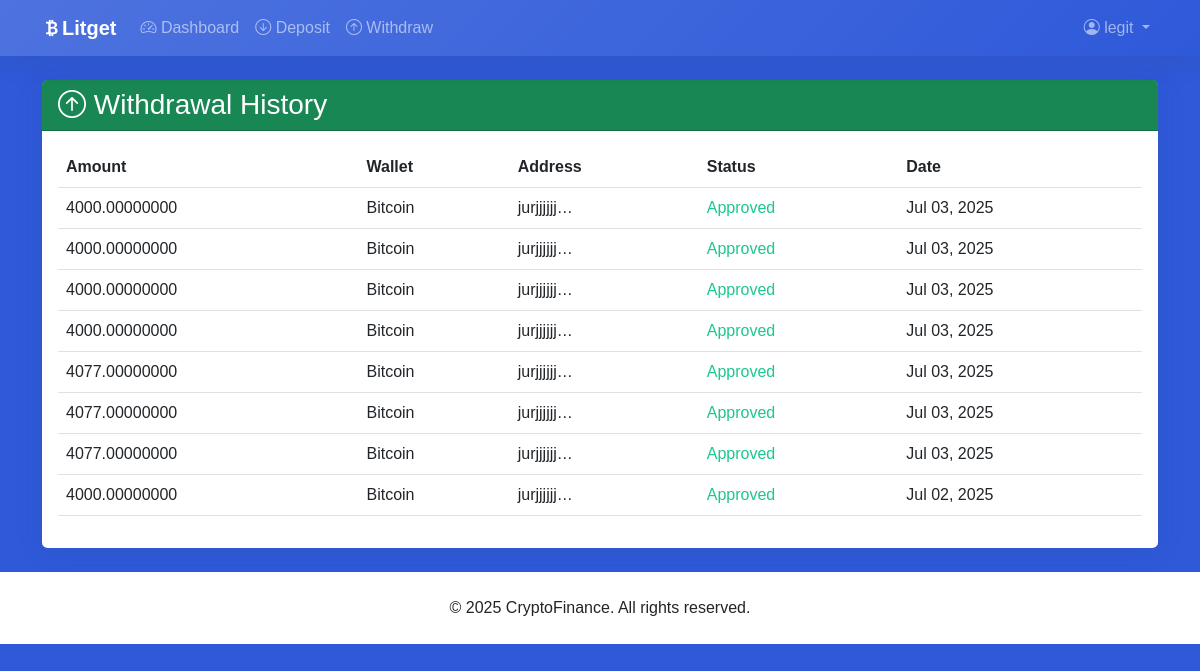
The page /withdrawal_history/ (signed in) on the database its author committed.
### myapp/models.py (models this page shows, shortened)
class User(AbstractUser):
    balance = models.DecimalField(max_digits=20, decimal_places=8, default=0)
    hide_balance = models.BooleanField(default=False)
    referral_code = models.UUIDField(default=uuid.uuid4, editable=True, unique=True)
    referred_by = models.ForeignKey('self', null=True, blank=True, on_delete=models.SET_NULL, related_name='referrals')
    total_earned = models.DecimalField(max_digits=20, decimal_places=8, default=0)
    groups = models.ManyToManyField(
        Group,
        verbose_name='groups',
        blank=True,
        help_text='The groups this user belongs to.',
        related_name="custom_user_set",  # Changed from default
        related_query_name="user",
    )
    user_permissions = models.ManyToManyField(
        Permission,
        verbose_name='user permissions',
        blank=True,
        help_text='Specific permissions for this user.',
        related_name="custom_user_set",  # Changed from default
        related_query_name="user",
    )

class Withdrawal(models.Model):
    STATUS_CHOICES = (
        ('PENDING', 'Pending'),
        ('APPROVED', 'Approved'),
        ('REJECTED', 'Rejected'),
    )
    user = models.ForeignKey(User, on_delete=models.CASCADE)
    amount = models.DecimalField(max_digits=20, decimal_places=8, validators=[MinValueValidator(Decimal('0.00000001'))])
    wallet_type = models.CharField(max_length=10, choices=WalletAddress.WALLET_TYPES)
    wallet_address = models.CharField(max_length=100)
    status = models.CharField(max_length=10, choices=STATUS_CHOICES, default='PENDING')
    created_at = models.DateTimeField(auto_now_add=True)
    approved_at = models.DateTimeField(null=True, blank=True)

### myapp/views.py (the view)
# urls.py: path('withdrawal_history/', views.withdrawal_history, name='withdrawal_history'),
@login_required
def withdrawal_history(request):
    withdrawals = Withdrawal.objects.filter(user=request.user).order_by('-created_at')
    return render(request, 'myapp/withdrawal_history.html', {'withdrawals': withdrawals})

### myapp/templates/myapp/withdrawal_history.html
{% extends 'myapp/base.html' %}
{% block content %}
<div class="row">
    <div class="col-12">
        <div class="card">
            <div class="card-header bg-success text-white">
                <h3 class="mb-0"><i class="bi bi-arrow-up-circle"></i> Withdrawal History</h3>
            </div>
            <div class="card-body">
                <div class="table-responsive">
                    <table class="table table-hover">
                        <thead>
                            <tr>
                                <th>Amount</th>
                                <th>Wallet</th>
                                <th>Address</th>
                                <th>Status</th>
                                <th>Date</th>
                            </tr>
                        </thead>
                        <tbody>
                            {% for withdrawal in withdrawals %}
                            <tr>
                                <td>{{ withdrawal.amount|floatformat:8 }}</td>
                                <td>{{ withdrawal.get_wallet_type_display }}</td>
                                <td>{{ withdrawal.wallet_address|truncatechars:10 }}</td>
                                <td><span class="status-{{ withdrawal.status|lower }}">{{ withdrawal.get_status_display }}</span></td>
                                <td>{{ withdrawal.created_at|date:"M d, Y" }}</td>
                            </tr>
                            {% empty %}
                            <tr>
                                <td colspan="5" class="text-center">No withdrawals yet</td>
                            </tr>
                            {% endfor %}
                        </tbody>
                    </table>
                </div>
            </div>
        </div>
    </div>
</div>
{% endblock %}

### myapp/templates/myapp/base.html (shortened to what this page needs)
<!DOCTYPE html>
<html lang="en">
<head>
    <link href="https://cdn.jsdelivr.net/npm/bootstrap@5.3.0/dist/css/bootstrap.min.css" rel="stylesheet">
    <link rel="stylesheet" href="https://cdn.jsdelivr.net/npm/bootstrap-icons@1.10.0/font/bootstrap-icons.css">
</head>
<body>
    <nav class="navbar navbar-expand-lg navbar-dark sticky-top">
        <div class="container">
            <a class="navbar-brand fw-bold" href="{% url 'dashboard' %}">
                <i class="bi bi-currency-bitcoin"></i>Litget
            </a>
            <div class="collapse navbar-collapse" id="navbarNav">
                <ul class="navbar-nav me-auto">
                    {% if user.is_authenticated %}
                        <li class="nav-item">
                            <a class="nav-link" href="{% url 'dashboard' %}">
                                <i class="bi bi-speedometer2"></i> Dashboard
                            </a>
                        </li>
                        <li class="nav-item">
                            <a class="nav-link" href="{% url 'create_deposit' %}">
                                <i class="bi bi-arrow-down-circle"></i> Deposit
                            </a>
                        </li>
                        <li class="nav-item">
                            <a class="nav-link" href="{% url 'create_withdrawal' %}">
                                <i class="bi bi-arrow-up-circle"></i> Withdraw
                            </a>
                        </li>
                    {% endif %}
                </ul>
                <ul class="navbar-nav">
                    {% if user.is_authenticated %}
                        <li class="nav-item dropdown">
                            <a class="nav-link dropdown-toggle" href="#" id="navbarDropdown" role="button" data-bs-toggle="dropdown">
                                <i class="bi bi-person-circle"></i> {{ user.username }}
                            </a>
                        </li>
                    {% endif %}
                </ul>
            </div>
        </div>
    </nav>
    <main class="container py-4">
        {% block content %}{% endblock %}
    </main>
    <footer class="py-4 mt-auto bg-white">
        <div class="container text-center">
            <p class="mb-0">&copy; {% now "Y" %} CryptoFinance. All rights reserved.</p>
        </div>
    </footer>
</body>
</html>

### myapp/templates/myapp/base.html (style rules this page uses)
:root { --primary: #4e73df; --secondary: #2e59d9; --success: #1cc88a; --info: #36b9cc; --warning: #f6c23e; --danger: #e74a3b; --light: #f8f9fc; --dark: #0c0c0c; }
body { background-color: var(--secondary); font-family: 'Nunito', sans-serif; }
.navbar { background: linear-gradient(135deg, var(--primary) 0%, var(--secondary) 100%); box-shadow: 0 0.15rem 1.75rem 0 rgba(58, 59, 69, 0.15); }
.card { border: none; border-radius: 0.35rem; box-shadow: 0 0.15rem 1.75rem 0 rgba(58, 59, 69, 0.1); transition: all 0.3s ease; }
.status-approved { color: var(--success); }

### rows shown on the page
User: username "legit"
Withdrawal: amount "4000.00000000", wallet_type "Bitcoin", wallet_address "jurjjjjjj…", status "Approved", created_at "Jul 03, 2025"
Withdrawal: amount "4000.00000000", wallet_type "Bitcoin", wallet_address "jurjjjjjj…", status "Approved", created_at "Jul 03, 2025"
Withdrawal: amount "4000.00000000", wallet_type "Bitcoin", wallet_address "jurjjjjjj…", status "Approved", created_at "Jul 03, 2025"
Withdrawal: amount "4000.00000000", wallet_type "Bitcoin", wallet_address "jurjjjjjj…", status "Approved", created_at "Jul 03, 2025"
Withdrawal: amount "4077.00000000", wallet_type "Bitcoin", wallet_address "jurjjjjjj…", status "Approved", created_at "Jul 03, 2025"
Withdrawal: amount "4077.00000000", wallet_type "Bitcoin", wallet_address "jurjjjjjj…", status "Approved", created_at "Jul 03, 2025"
Withdrawal: amount "4077.00000000", wallet_type "Bitcoin", wallet_address "jurjjjjjj…", status "Approved", created_at "Jul 03, 2025"
Withdrawal: amount "4000.00000000", wallet_type "Bitcoin", wallet_address "jurjjjjjj…", status "Approved", created_at "Jul 02, 2025"
